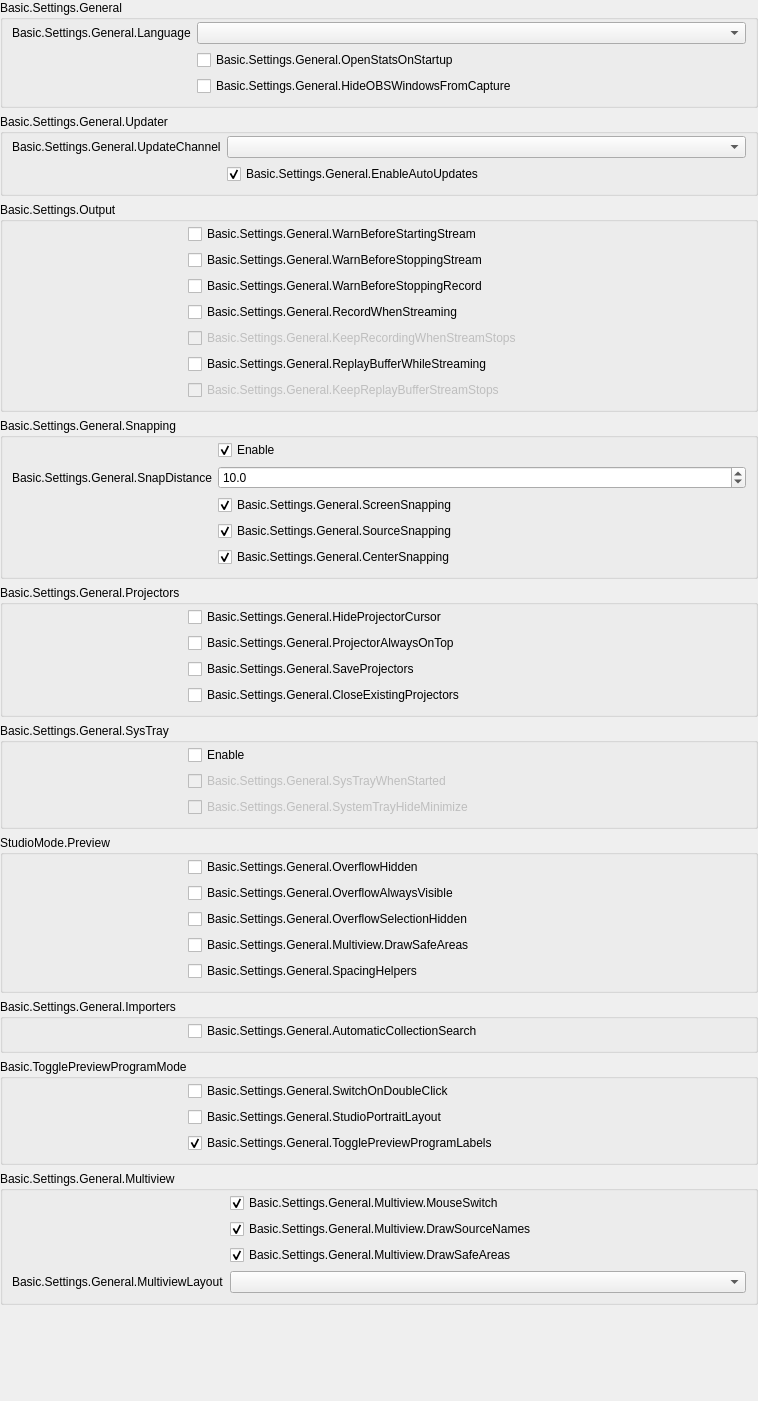
           <widget class="QWidget" name="scrollAreaWidgetContents_2">
            <property name="geometry">
             <rect>
              <x>0</x>
              <y>0</y>
              <width>758</width>
              <height>1401</height>
             </rect>
            </property>
            <layout class="QVBoxLayout" name="verticalLayout_19">
             <property name="leftMargin">
              <number>0</number>
             </property>
             <property name="topMargin">
              <number>0</number>
             </property>
             <property name="rightMargin">
              <number>0</number>
             </property>
             <property name="bottomMargin">
              <number>0</number>
             </property>
             <item>
              <widget class="QFrame" name="widget_2">
               <layout class="QVBoxLayout" name="verticalLayout_20">
                <property name="leftMargin">
                 <number>0</number>
                </property>
                <property name="topMargin">
                 <number>0</number>
                </property>
                <property name="rightMargin">
                 <number>0</number>
                </property>
                <property name="bottomMargin">
                 <number>0</number>
                </property>
                <item>
                 <widget class="QGroupBox" name="groupBox_15">
                  <property name="title">
                   <string>Basic.Settings.General</string>
                  </property>
                  <layout class="QFormLayout" name="formLayout_32">
                   <property name="fieldGrowthPolicy">
                    <enum>QFormLayout::FieldGrowthPolicy::AllNonFixedFieldsGrow</enum>
                   </property>
                   <property name="labelAlignment">
                    <set>Qt::AlignmentFlag::AlignRight|Qt::AlignmentFlag::AlignTrailing|Qt::AlignmentFlag::AlignVCenter</set>
                   </property>
                   <property name="topMargin">
                    <number>2</number>
                   </property>
                   <item row="0" column="0">
                    <widget class="QLabel" name="label">
                     <property name="text">
                      <string>Basic.Settings.General.Language</string>
                     </property>
                     <property name="buddy">
                      <cstring>language</cstring>
                     </property>
                    </widget>
                   </item>
                   <item row="0" column="1">
                    <widget class="QComboBox" name="language"/>
                   </item>
                   <item row="1" column="0">
                    <spacer name="horizontalSpacer_3">
                     <property name="orientation">
                      <enum>Qt::Orientation::Horizontal</enum>
                     </property>
                     <property name="sizeType">
                      <enum>QSizePolicy::Policy::Fixed</enum>
                     </property>
                     <property name="sizeHint" stdset="0">
                      <size>
                       <width>170</width>
                       <height>5</height>
                      </size>
                     </property>
                    </spacer>
                   </item>
                   <item row="1" column="1">
                    <widget class="QCheckBox" name="openStatsOnStartup">
                     <property name="text">
                      <string>Basic.Settings.General.OpenStatsOnStartup</string>
                     </property>
                    </widget>
                   </item>
                   <item row="2" column="1">
                    <widget class="QCheckBox" name="hideOBSFromCapture">
                     <property name="toolTip">
                      <string>Basic.Settings.General.HideOBSWindowsFromCapture.Tooltip</string>
                     </property>
                     <property name="text">
                      <string>Basic.Settings.General.HideOBSWindowsFromCapture</string>
                     </property>
                    </widget>
                   </item>
                  </layout>
                 </widget>
                </item>
                <item>
                 <widget class="QGroupBox" name="updateSettingsGroupBox">
                  <property name="title">
                   <string>Basic.Settings.General.Updater</string>
                  </property>
                  <layout class="QFormLayout" name="formLayout_20">
                   <property name="fieldGrowthPolicy">
                    <enum>QFormLayout::FieldGrowthPolicy::AllNonFixedFieldsGrow</enum>
                   </property>
                   <property name="labelAlignment">
                    <set>Qt::AlignmentFlag::AlignRight|Qt::AlignmentFlag::AlignTrailing|Qt::AlignmentFlag::AlignVCenter</set>
                   </property>
                   <property name="topMargin">
                    <number>2</number>
                   </property>
                   <item row="0" column="0">
                    <widget class="QLabel" name="updateChannelLabel">
                     <property name="text">
                      <string>Basic.Settings.General.UpdateChannel</string>
                     </property>
                    </widget>
                   </item>
                   <item row="0" column="1">
                    <widget class="QComboBox" name="updateChannelBox">
                     <property name="editable">
                      <bool>false</bool>
                     </property>
                     <property name="currentText">
                      <string/>
                     </property>
                    </widget>
                   </item>
                   <item row="1" column="1">
                    <widget class="QCheckBox" name="enableAutoUpdates">
                     <property name="text">
                      <string>Basic.Settings.General.EnableAutoUpdates</string>
                     </property>
                     <property name="checked">
                      <bool>true</bool>
                     </property>
                    </widget>
                   </item>
                   <item row="1" column="0">
                    <spacer name="horizontalSpacer_29">
                     <property name="orientation">
                      <enum>Qt::Orientation::Horizontal</enum>
                     </property>
                     <property name="sizeType">
                      <enum>QSizePolicy::Policy::Fixed</enum>
                     </property>
                     <property name="sizeHint" stdset="0">
                      <size>
                       <width>170</width>
                       <height>20</height>
                      </size>
                     </property>
                    </spacer>
                   </item>
                  </layout>
                 </widget>
                </item>
                <item>
                 <widget class="QGroupBox" name="groupBox_16">
                  <property name="title">
                   <string>Basic.Settings.Output</string>
                  </property>
                  <layout class="QFormLayout" name="formLayout_2">
                   <property name="fieldGrowthPolicy">
                    <enum>QFormLayout::FieldGrowthPolicy::AllNonFixedFieldsGrow</enum>
                   </property>
                   <property name="labelAlignment">
                    <set>Qt::AlignmentFlag::AlignRight|Qt::AlignmentFlag::AlignTrailing|Qt::AlignmentFlag::AlignVCenter</set>
                   </property>
                   <property name="topMargin">
                    <number>2</number>
                   </property>
                   <item row="0" column="0">
                    <spacer name="horizontalSpacer_5">
                     <property name="orientation">
                      <enum>Qt::Orientation::Horizontal</enum>
                     </property>
                     <property name="sizeType">
                      <enum>QSizePolicy::Policy::Fixed</enum>
                     </property>
                     <property name="sizeHint" stdset="0">
                      <size>
                       <width>170</width>
                       <height>5</height>
                      </size>
                     </property>
                    </spacer>
                   </item>
                   <item row="0" column="1">
                    <widget class="QCheckBox" name="warnBeforeStreamStart">
                     <property name="text">
                      <string>Basic.Settings.General.WarnBeforeStartingStream</string>
                     </property>
                    </widget>
                   </item>
                   <item row="1" column="1">
                    <widget class="QCheckBox" name="warnBeforeStreamStop">
                     <property name="text">
                      <string>Basic.Settings.General.WarnBeforeStoppingStream</string>
                     </property>
                    </widget>
                   </item>
                   <item row="2" column="1">
                    <widget class="QCheckBox" name="warnBeforeRecordStop">
                     <property name="text">
                      <string>Basic.Settings.General.WarnBeforeStoppingRecord</string>
                     </property>
                    </widget>
                   </item>
                   <item row="3" column="1">
                    <widget class="QCheckBox" name="recordWhenStreaming">
                     <property name="text">
                      <string>Basic.Settings.General.RecordWhenStreaming</string>
                     </property>
                    </widget>
                   </item>
                   <item row="4" column="1">
                    <widget class="QCheckBox" name="keepRecordStreamStops">
                     <property name="enabled">
                      <bool>false</bool>
                     </property>
                     <property name="text">
                      <string>Basic.Settings.General.KeepRecordingWhenStreamStops</string>
                     </property>
                    </widget>
                   </item>
                   <item row="5" column="1">
                    <widget class="QCheckBox" name="replayWhileStreaming">
                     <property name="text">
                      <string>Basic.Settings.General.ReplayBufferWhileStreaming</string>
                     </property>
                    </widget>
                   </item>
                   <item row="6" column="1">
                    <widget class="QCheckBox" name="keepReplayStreamStops">
                     <property name="enabled">
                      <bool>false</bool>
                     </property>
                     <property name="text">
                      <string>Basic.Settings.General.KeepReplayBufferStreamStops</string>
                     </property>
                    </widget>
                   </item>
                  </layout>
                 </widget>
                </item>
                <item>
                 <widget class="QGroupBox" name="groupBox_10">
                  <property name="enabled">
                   <bool>true</bool>
                  </property>
                  <property name="title">
                   <string>Basic.Settings.General.Snapping</string>
                  </property>
                  <property name="flat">
                   <bool>false</bool>
                  </property>
                  <layout class="QFormLayout" name="formLayout_21">
                   <property name="fieldGrowthPolicy">
                    <enum>QFormLayout::FieldGrowthPolicy::AllNonFixedFieldsGrow</enum>
                   </property>
                   <property name="labelAlignment">
                    <set>Qt::AlignmentFlag::AlignRight|Qt::AlignmentFlag::AlignTrailing|Qt::AlignmentFlag::AlignVCenter</set>
                   </property>
                   <property name="topMargin">
                    <number>2</number>
                   </property>
                   <item row="0" column="1">
                    <widget class="QCheckBox" name="snappingEnabled">
                     <property name="text">
                      <string>Enable</string>
                     </property>
                     <property name="checked">
                      <bool>true</bool>
                     </property>
                    </widget>
                   </item>
                   <item row="2" column="1">
                    <widget class="QCheckBox" name="screenSnapping">
                     <property name="text">
                      <string>Basic.Settings.General.ScreenSnapping</string>
                     </property>
                     <property name="checked">
                      <bool>true</bool>
                     </property>
                    </widget>
                   </item>
                   <item row="4" column="1">
                    <widget class="QCheckBox" name="centerSnapping">
                     <property name="text">
                      <string>Basic.Settings.General.CenterSnapping</string>
                     </property>
                     <property name="checked">
                      <bool>true</bool>
                     </property>
                    </widget>
                   </item>
                   <item row="3" column="1">
                    <widget class="QCheckBox" name="sourceSnapping">
                     <property name="text">
                      <string>Basic.Settings.General.SourceSnapping</string>
                     </property>
                     <property name="checked">
                      <bool>true</bool>
                     </property>
                    </widget>
                   </item>
                   <item row="1" column="1">
                    <widget class="QDoubleSpinBox" name="snapDistance">
                     <property name="decimals">
                      <number>1</number>
                     </property>
                     <property name="singleStep">
                      <double>0.500000000000000</double>
                     </property>
                     <property name="value">
                      <double>10.000000000000000</double>
                     </property>
                    </widget>
                   </item>
                   <item row="1" column="0">
                    <widget class="QLabel" name="label_9">
                     <property name="text">
                      <string>Basic.Settings.General.SnapDistance</string>
                     </property>
                     <property name="buddy">
                      <cstring>snapDistance</cstring>
                     </property>
                    </widget>
                   </item>
                   <item row="3" column="0">
                    <spacer name="horizontalSpacer_4">
                     <property name="orientation">
                      <enum>Qt::Orientation::Horizontal</enum>
                     </property>
                     <property name="sizeType">
                      <enum>QSizePolicy::Policy::Fixed</enum>
                     </property>
                     <property name="sizeHint" stdset="0">
                      <size>
                       <width>170</width>
                       <height>5</height>
                      </size>
                     </property>
                    </spacer>
                   </item>
                  </layout>
                 </widget>
                </item>
                <item>
                 <widget class="QGroupBox" name="groupBox_14">
                  <property name="title">
                   <string>Basic.Settings.General.Projectors</string>
                  </property>
                  <layout class="QFormLayout" name="formLayout_28">
                   <property name="fieldGrowthPolicy">
                    <enum>QFormLayout::FieldGrowthPolicy::AllNonFixedFieldsGrow</enum>
                   </property>
                   <property name="labelAlignment">
                    <set>Qt::AlignmentFlag::AlignRight|Qt::AlignmentFlag::AlignTrailing|Qt::AlignmentFlag::AlignVCenter</set>
                   </property>
                   <property name="topMargin">
                    <number>2</number>
                   </property>
                   <item row="0" column="1">
                    <widget class="QCheckBox" name="hideProjectorCursor">
                     <property name="text">
                      <string>Basic.Settings.General.HideProjectorCursor</string>
                     </property>
                    </widget>
                   </item>
                   <item row="1" column="1">
                    <widget class="QCheckBox" name="projectorAlwaysOnTop">
                     <property name="text">
                      <string>Basic.Settings.General.ProjectorAlwaysOnTop</string>
                     </property>
                    </widget>
                   </item>
                   <item row="2" column="1">
                    <widget class="QCheckBox" name="saveProjectors">
                     <property name="text">
                      <string>Basic.Settings.General.SaveProjectors</string>
                     </property>
                    </widget>
                   </item>
                   <item row="3" column="1">
                    <widget class="QCheckBox" name="closeProjectors">
                     <property name="text">
                      <string>Basic.Settings.General.CloseExistingProjectors</string>
                     </property>
                    </widget>
                   </item>
                   <item row="1" column="0">
                    <spacer name="horizontalSpacer">
                     <property name="orientation">
                      <enum>Qt::Orientation::Horizontal</enum>
                     </property>
                     <property name="sizeType">
                      <enum>QSizePolicy::Policy::Fixed</enum>
                     </property>
                     <property name="sizeHint" stdset="0">
                      <size>
                       <width>170</width>
                       <height>5</height>
                      </size>
                     </property>
                    </spacer>
                   </item>
                  </layout>
                 </widget>
                </item>
                <item>
                 <widget class="QGroupBox" name="groupBox_13">
                  <property name="title">
                   <string>Basic.Settings.General.SysTray</string>
                  </property>
                  <layout class="QFormLayout" name="formLayout_29">
                   <property name="fieldGrowthPolicy">
                    <enum>QFormLayout::FieldGrowthPolicy::AllNonFixedFieldsGrow</enum>
                   </property>
                   <property name="labelAlignment">
                    <set>Qt::AlignmentFlag::AlignRight|Qt::AlignmentFlag::AlignTrailing|Qt::AlignmentFlag::AlignVCenter</set>
                   </property>
                   <property name="topMargin">
                    <number>2</number>
                   </property>
                   <item row="0" column="1">
                    <widget class="QCheckBox" name="systemTrayEnabled">
                     <property name="text">
                      <string>Enable</string>
                     </property>
                    </widget>
                   </item>
                   <item row="1" column="1">
                    <widget class="QCheckBox" name="systemTrayWhenStarted">
                     <property name="enabled">
                      <bool>false</bool>
                     </property>
                     <property name="text">
                      <string>Basic.Settings.General.SysTrayWhenStarted</string>
                     </property>
                    </widget>
                   </item>
                   <item row="2" column="1">
                    <widget class="QCheckBox" name="systemTrayAlways">
                     <property name="enabled">
                      <bool>false</bool>
                     </property>
                     <property name="text">
                      <string>Basic.Settings.General.SystemTrayHideMinimize</string>
                     </property>
                    </widget>
                   </item>
                   <item row="1" column="0">
                    <spacer name="horizontalSpacer_2">
                     <property name="orientation">
                      <enum>Qt::Orientation::Horizontal</enum>
                     </property>
                     <property name="sizeType">
                      <enum>QSizePolicy::Policy::Fixed</enum>
                     </property>
                     <property name="sizeHint" stdset="0">
                      <size>
                       <width>170</width>
                       <height>5</height>
                      </size>
                     </property>
                    </spacer>
                   </item>
                  </layout>
                 </widget>
                </item>
                <item>
                 <widget class="QGroupBox" name="groupBox_18">
                  <property name="title">
                   <string>StudioMode.Preview</string>
                  </property>
                  <layout class="QFormLayout" name="formLayout_35">
                   <property name="fieldGrowthPolicy">
                    <enum>QFormLayout::FieldGrowthPolicy::AllNonFixedFieldsGrow</enum>
                   </property>
                   <property name="labelAlignment">
                    <set>Qt::AlignmentFlag::AlignRight|Qt::AlignmentFlag::AlignTrailing|Qt::AlignmentFlag::AlignVCenter</set>
                   </property>
                   <property name="topMargin">
                    <number>2</number>
                   </property>
                   <item row="1" column="1">
                    <widget class="QCheckBox" name="overflowAlwaysVisible">
                     <property name="text">
                      <string>Basic.Settings.General.OverflowAlwaysVisible</string>
                     </property>
                    </widget>
                   </item>
                   <item row="0" column="0">
                    <spacer name="horizontalSpacer_25">
                     <property name="orientation">
                      <enum>Qt::Orientation::Horizontal</enum>
                     </property>
                     <property name="sizeHint" stdset="0">
                      <size>
                       <width>170</width>
                       <height>5</height>
                      </size>
                     </property>
                    </spacer>
                   </item>
                   <item row="2" column="1">
                    <widget class="QCheckBox" name="overflowSelectionHide">
                     <property name="text">
                      <string>Basic.Settings.General.OverflowSelectionHidden</string>
                     </property>
                    </widget>
                   </item>
                   <item row="3" column="1">
                    <widget class="QCheckBox" name="previewSafeAreas">
                     <property name="text">
                      <string>Basic.Settings.General.Multiview.DrawSafeAreas</string>
                     </property>
                    </widget>
                   </item>
                   <item row="4" column="1">
                    <widget class="QCheckBox" name="previewSpacingHelpers">
                     <property name="text">
                      <string>Basic.Settings.General.SpacingHelpers</string>
                     </property>
                    </widget>
                   </item>
                   <item row="0" column="1">
                    <widget class="QCheckBox" name="overflowHide">
                     <property name="text">
                      <string>Basic.Settings.General.OverflowHidden</string>
                     </property>
                    </widget>
                   </item>
                  </layout>
                 </widget>
                </item>
                <item>
                 <widget class="QGroupBox" name="groupBox_19">
                  <property name="title">
                   <string>Basic.Settings.General.Importers</string>
                  </property>
                  <layout class="QFormLayout" name="formLayout_36">
                   <property name="fieldGrowthPolicy">
                    <enum>QFormLayout::FieldGrowthPolicy::AllNonFixedFieldsGrow</enum>
                   </property>
                   <property name="labelAlignment">
                    <set>Qt::AlignmentFlag::AlignRight|Qt::AlignmentFlag::AlignTrailing|Qt::AlignmentFlag::AlignVCenter</set>
                   </property>
                   <property name="topMargin">
                    <number>2</number>
                   </property>
                   <item row="0" column="0">
                    <spacer name="horizontalSpacer_26">
                     <property name="orientation">
                      <enum>Qt::Orientation::Horizontal</enum>
                     </property>
                     <property name="sizeHint" stdset="0">
                      <size>
                       <width>170</width>
                       <height>5</height>
                      </size>
                     </property>
                    </spacer>
                   </item>
                   <item row="0" column="1">
                    <widget class="QCheckBox" name="automaticSearch">
                     <property name="text">
                      <string>Basic.Settings.General.AutomaticCollectionSearch</string>
                     </property>
                    </widget>
                   </item>
                  </layout>
                 </widget>
                </item>
                <item>
                 <widget class="QGroupBox" name="groupBox_11">
                  <property name="title">
                   <string>Basic.TogglePreviewProgramMode</string>
                  </property>
                  <layout class="QFormLayout" name="formLayout_31">
                   <property name="fieldGrowthPolicy">
                    <enum>QFormLayout::FieldGrowthPolicy::AllNonFixedFieldsGrow</enum>
                   </property>
                   <property name="labelAlignment">
                    <set>Qt::AlignmentFlag::AlignRight|Qt::AlignmentFlag::AlignTrailing|Qt::AlignmentFlag::AlignVCenter</set>
                   </property>
                   <property name="topMargin">
                    <number>2</number>
                   </property>
                   <item row="0" column="1">
                    <widget class="QCheckBox" name="doubleClickSwitch">
                     <property name="text">
                      <string>Basic.Settings.General.SwitchOnDoubleClick</string>
                     </property>
                    </widget>
                   </item>
                   <item row="0" column="0">
                    <spacer name="horizontalSpacer_6">
                     <property name="orientation">
                      <enum>Qt::Orientation::Horizontal</enum>
                     </property>
                     <property name="sizeHint" stdset="0">
                      <size>
                       <width>170</width>
                       <height>5</height>
                      </size>
                     </property>
                    </spacer>
                   </item>
                   <item row="1" column="1">
                    <widget class="QCheckBox" name="studioPortraitLayout">
                     <property name="text">
                      <string>Basic.Settings.General.StudioPortraitLayout</string>
                     </property>
                    </widget>
                   </item>
                   <item row="2" column="1">
                    <widget class="QCheckBox" name="prevProgLabelToggle">
                     <property name="text">
                      <string>Basic.Settings.General.TogglePreviewProgramLabels</string>
                     </property>
                     <property name="checked">
                      <bool>true</bool>
                     </property>
                    </widget>
                   </item>
                  </layout>
                 </widget>
                </item>
                <item>
                 <widget class="QGroupBox" name="groupBoxMultiview">
                  <property name="title">
                   <string>Basic.Settings.General.Multiview</string>
                  </property>
                  <layout class="QFormLayout" name="formLayoutMultiview">
                   <property name="fieldGrowthPolicy">
                    <enum>QFormLayout::FieldGrowthPolicy::AllNonFixedFieldsGrow</enum>
                   </property>
                   <property name="labelAlignment">
                    <set>Qt::AlignmentFlag::AlignRight|Qt::AlignmentFlag::AlignTrailing|Qt::AlignmentFlag::AlignVCenter</set>
                   </property>
                   <property name="topMargin">
                    <number>2</number>
                   </property>
                   <item row="0" column="0">
                    <spacer name="horizontalSpacerMultiview">
                     <property name="orientation">
                      <enum>Qt::Orientation::Horizontal</enum>
                     </property>
                     <property name="sizeType">
                      <enum>QSizePolicy::Policy::Fixed</enum>
                     </property>
                     <property name="sizeHint" stdset="0">
                      <size>
                       <width>170</width>
                       <height>5</height>
                      </size>
                     </property>
                    </spacer>
                   </item>
                   <item row="0" column="1">
                    <widget class="QCheckBox" name="multiviewMouseSwitch">
                     <property name="text">
                      <string>Basic.Settings.General.Multiview.MouseSwitch</string>
                     </property>
                     <property name="checked">
                      <bool>true</bool>
                     </property>
                    </widget>
                   </item>
                   <item row="1" column="1">
                    <widget class="QCheckBox" name="multiviewDrawNames">
                     <property name="text">
                      <string>Basic.Settings.General.Multiview.DrawSourceNames</string>
                     </property>
                     <property name="checked">
                      <bool>true</bool>
                     </property>
                    </widget>
                   </item>
                   <item row="2" column="1">
                    <widget class="QCheckBox" name="multiviewDrawAreas">
                     <property name="text">
                      <string>Basic.Settings.General.Multiview.DrawSafeAreas</string>
                     </property>
                     <property name="checked">
                      <bool>true</bool>
                     </property>
                    </widget>
                   </item>
                   <item row="3" column="1">
                    <widget class="QComboBox" name="multiviewLayout"/>
                   </item>
                   <item row="3" column="0">
                    <widget class="QLabel" name="label_64">
                     <property name="text">
                      <string>Basic.Settings.General.MultiviewLayout</string>
                     </property>
                     <property name="buddy">
                      <cstring>multiviewLayout</cstring>
                     </property>
                    </widget>
                   </item>
                  </layout>
                 </widget>
                </item>
                <item>
                 <spacer name="verticalSpacer_11">
                  <property name="orientation">
                   <enum>Qt::Orientation::Vertical</enum>
                  </property>
                  <property name="sizeHint" stdset="0">
                   <size>
                    <width>20</width>
                    <height>40</height>
                   </size>
                  </property>
                 </spacer>
                </item>
               </layout>
              </widget>
             </item>
            </layout>
           </widget>
